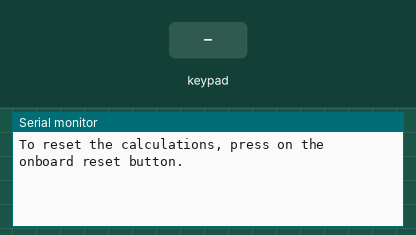
A sketch run on a simulated Arduino Uno, built with avr-gcc and run on an emulated ATmega328P. Parts: the last lines printed to the serial monitor. Inputs (shaded band) come from the test bench.

Above: at 1.2 s.
1.3 s: key '1' pressed
At 2.5 s:
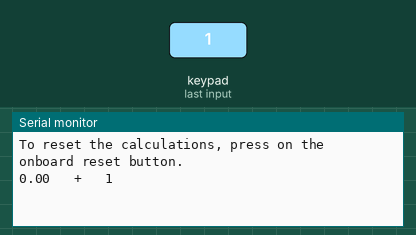
2.8 s: keypad keys 5 4 3 2 # pressed 0.4 s apart
At 5.0 s:
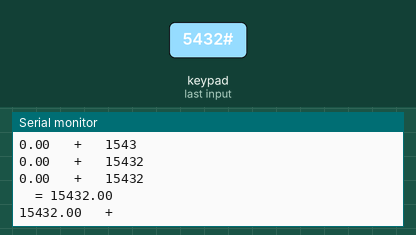
6.3 s: key 'C' pressed
At 7.5 s:
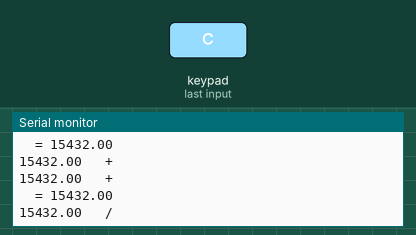
7.8 s: keypad keys 5 4 3 2 * pressed 0.4 s apart
At 10.1 s:
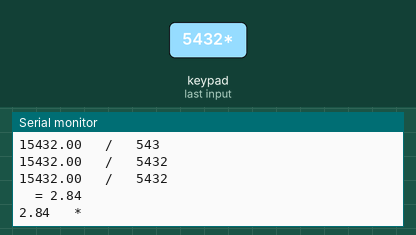
Timing chart, 0 to 11.6 s (numbered marks = the images above; inputs shaded):
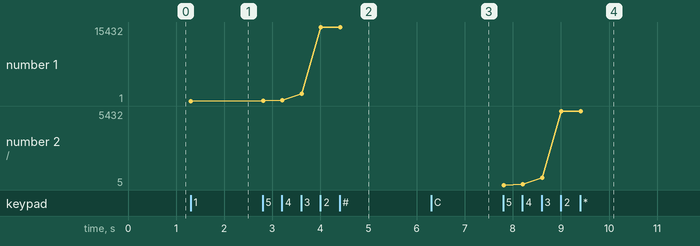

Measured:
- after the input at 1.3 s, the serial monitor: prints a new line at once (image 1)
- after the input at 2.8 s, the serial monitor: prints a new line at once (image 2)
- after the input at 6.3 s, the serial monitor: prints a new line at once (image 3)
- after the input at 7.8 s, the serial monitor: prints a new line at once (image 4)
- plotted number 1: 1 → 15432 after the input at 2.8 s

The sketch:

lab-2-4.ino
```cpp
// Source code used for task 4 in Laboration 2, 1DT100, Datateknik - introduktion med projektarbete, HT 2016
//
// Name: Arduino-Based Calculator
// Author: Martin Lyrå
// Date (of creation): 2016-09-17
// Libraries:
//	* Keypad

// Here, we are no longer considering original code. Fullfilling our goal of making a simple calculator is now important.
#include <Keypad.h> //vital for our keypad

// #define FLIP_PINS

// easy pin setup
byte out_pins[] = {5,4,3,2};	// alias column_pins
int max_out_pins = sizeof(out_pins)/sizeof(out_pins[0]);

byte in_pins[] = {9,8,7,6};		// alias row_pins;
int max_in_pins = sizeof(in_pins)/sizeof(in_pins[0]);

// for when you realize you put the pins in proper order. When it has to be reversed
#ifdef FLIP_PINS
out_pins = {2,3,4,5};
in_pins = {6,7,8,9};
#endif

// NOTE: Not all keypads have the same order of pins for I/O, they can have a different number of pins.
// Specially when the matrix (row x columns) are different.

#define ROWS 	4
#define COLUMNS 4

char keys[ROWS][COLUMNS] =
{
  '1','2','3','A',
  '4','5','6','B',
  '7','8','9','C',
  '*','0','#','D'
};

Keypad kpd = Keypad( makeKeymap(keys), in_pins, out_pins, ROWS, COLUMNS );

// Calculator things

double result			= 0;	// For previous calculations included in the new calculation
String calc_buffer		= ""; 	// we need somewhere to keep the data
byte operation_mode		= 0;
#define ADD 0
#define SUB 1
#define MUL 2
#define DIV 3

#define ADD_CHAR 'A'
#define SUB_CHAR 'B'
#define DIV_CHAR 'C'
#define REM_CHAR 'D'
#define MUL_CHAR '*'
#define EQU_CHAR '#'

void calculate();

void setup() {
  Serial.begin(9600);
  while (!Serial)
  {
    // wait for the establishment and confirmation of the Serial connection, for native USB connections.
  }
  Serial.println("To reset the calculations, press on the onboard reset button.");
}

void loop() {
  char key = kpd.getKey();  // self-explainatory? it gets the currently pressed key

  if (key != NO_KEY) {
    //Serial.println(key); // for debugging the input
    switch (key){
      case EQU_CHAR : { // equal, when pressing #
        calculate();
        operation_mode = 0;
        break;
      }
      case ADD_CHAR : { // addition, when pressing A
        calculate();
        operation_mode = ADD;
        break;
      }
      case SUB_CHAR : { // subtraction, when pressing B
        calculate();
        operation_mode = SUB;
        break;
      }
      case DIV_CHAR : { // division, when pressing C
        calculate();
      	operation_mode = DIV;
        break;
      }
      case MUL_CHAR : { // multiplication, when pressing *
        calculate();
       	operation_mode = MUL;
        break;
      }
      case REM_CHAR : { // undo the last step, when pressing D
       	calc_buffer.remove(calc_buffer.length()-1,1); //removes the last char
        break;
      }
      default : { // all the numbers!
       	if (calc_buffer == "0") // replace 0 with other digits, because [integer] numbers do not start with zero
          calc_buffer = "";
        calc_buffer += key;
        break;
      }
    }
    //Serial.println(calc_buffer); // for debugging the output

    Serial.print(result);
  	switch (operation_mode) {
   		case ADD : Serial.print("\t + \t"); break;
    	case SUB : Serial.print("\t - \t"); break;
    	case DIV : Serial.print("\t / \t"); break;
    	case MUL : Serial.print("\t * \t"); break;
  	}
  	Serial.println(calc_buffer);
  }
  delay(1);
}

void calculate() // Calculate the result depending on the operation mode. Print result. Clear buffer. Move on.
{
  Serial.print(result);
  switch (operation_mode) {
   	case ADD : result += calc_buffer.toInt(); Serial.print("\t + \t"); break;
    case SUB : result -= calc_buffer.toInt(); Serial.print("\t - \t"); break;
    case DIV : result /= calc_buffer.toInt(); Serial.print("\t / \t"); break;
    case MUL : result *= calc_buffer.toInt(); Serial.print("\t * \t"); break;
  }
  Serial.println(calc_buffer);
  Serial.print("\t= "); Serial.println(result); // print the result
  calc_buffer = ""; // clear the buffer
}
```
